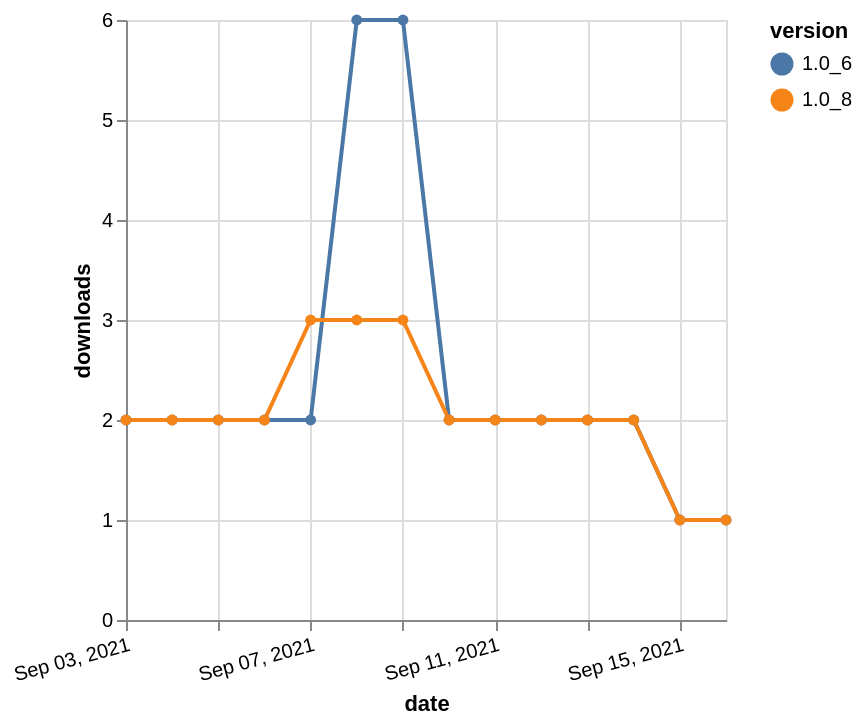

Here is the Vega-Lite specification saved for this chart:
### Vega-Lite specification from a JSON file in a GitHub repository (floating-point values rounded to 4 significant figures)
{"$schema": "https://vega.github.io/schema/vega-lite/v5.json", "description": "A simple bar chart with embedded data.", "data": {"values": [{"date": "2021-09-03", "total": 11275, "delta": 2, "version": "1.0_6"}, {"date": "2021-09-04", "total": 11277, "delta": 2, "version": "1.0_6"}, {"date": "2021-09-05", "total": 11279, "delta": 2, "version": "1.0_6"}, {"date": "2021-09-06", "total": 11281, "delta": 2, "version": "1.0_6"}, {"date": "2021-09-07", "total": 11283, "delta": 2, "version": "1.0_6"}, {"date": "2021-09-08", "total": 11289, "delta": 6, "version": "1.0_6"}, {"date": "2021-09-09", "total": 11295, "delta": 6, "version": "1.0_6"}, {"date": "2021-09-10", "total": 11297, "delta": 2, "version": "1.0_6"}, {"date": "2021-09-11", "total": 11299, "delta": 2, "version": "1.0_6"}, {"date": "2021-09-12", "total": 11301, "delta": 2, "version": "1.0_6"}, {"date": "2021-09-13", "total": 11303, "delta": 2, "version": "1.0_6"}, {"date": "2021-09-14", "total": 11305, "delta": 2, "version": "1.0_6"}, {"date": "2021-09-15", "total": 11306, "delta": 1, "version": "1.0_6"}, {"date": "2021-09-16", "total": 11307, "delta": 1, "version": "1.0_6"}, {"date": "2021-09-03", "total": 9846, "delta": 2, "version": "1.0_8"}, {"date": "2021-09-04", "total": 9848, "delta": 2, "version": "1.0_8"}, {"date": "2021-09-05", "total": 9850, "delta": 2, "version": "1.0_8"}, {"date": "2021-09-06", "total": 9852, "delta": 2, "version": "1.0_8"}, {"date": "2021-09-07", "total": 9855, "delta": 3, "version": "1.0_8"}, {"date": "2021-09-08", "total": 9858, "delta": 3, "version": "1.0_8"}, {"date": "2021-09-09", "total": 9861, "delta": 3, "version": "1.0_8"}, {"date": "2021-09-10", "total": 9863, "delta": 2, "version": "1.0_8"}, {"date": "2021-09-11", "total": 9865, "delta": 2, "version": "1.0_8"}, {"date": "2021-09-12", "total": 9867, "delta": 2, "version": "1.0_8"}, {"date": "2021-09-13", "total": 9869, "delta": 2, "version": "1.0_8"}, {"date": "2021-09-14", "total": 9871, "delta": 2, "version": "1.0_8"}, {"date": "2021-09-15", "total": 9872, "delta": 1, "version": "1.0_8"}, {"date": "2021-09-16", "total": 9873, "delta": 1, "version": "1.0_8"}]}, "width": "container", "mark": {"type": "line", "point": {"filled": true}}, "encoding": {"x": {"field": "date", "type": "temporal", "timeUnit": "yearmonthdate", "title": "date", "axis": {"labelAngle": -15}}, "y": {"field": "delta", "type": "quantitative", "title": "downloads"}, "color": {"field": "version", "type": "nominal"}, "tooltip": {"field": "delta"}}}
